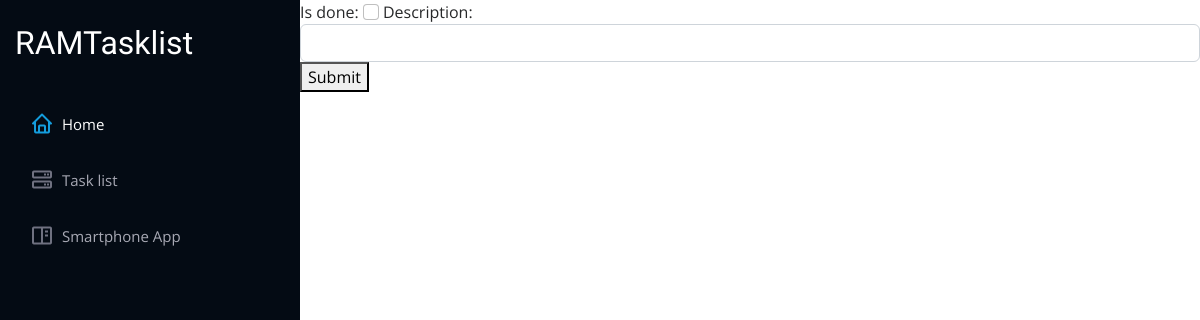
/tasklist, run on an earlier commit of the app's database.
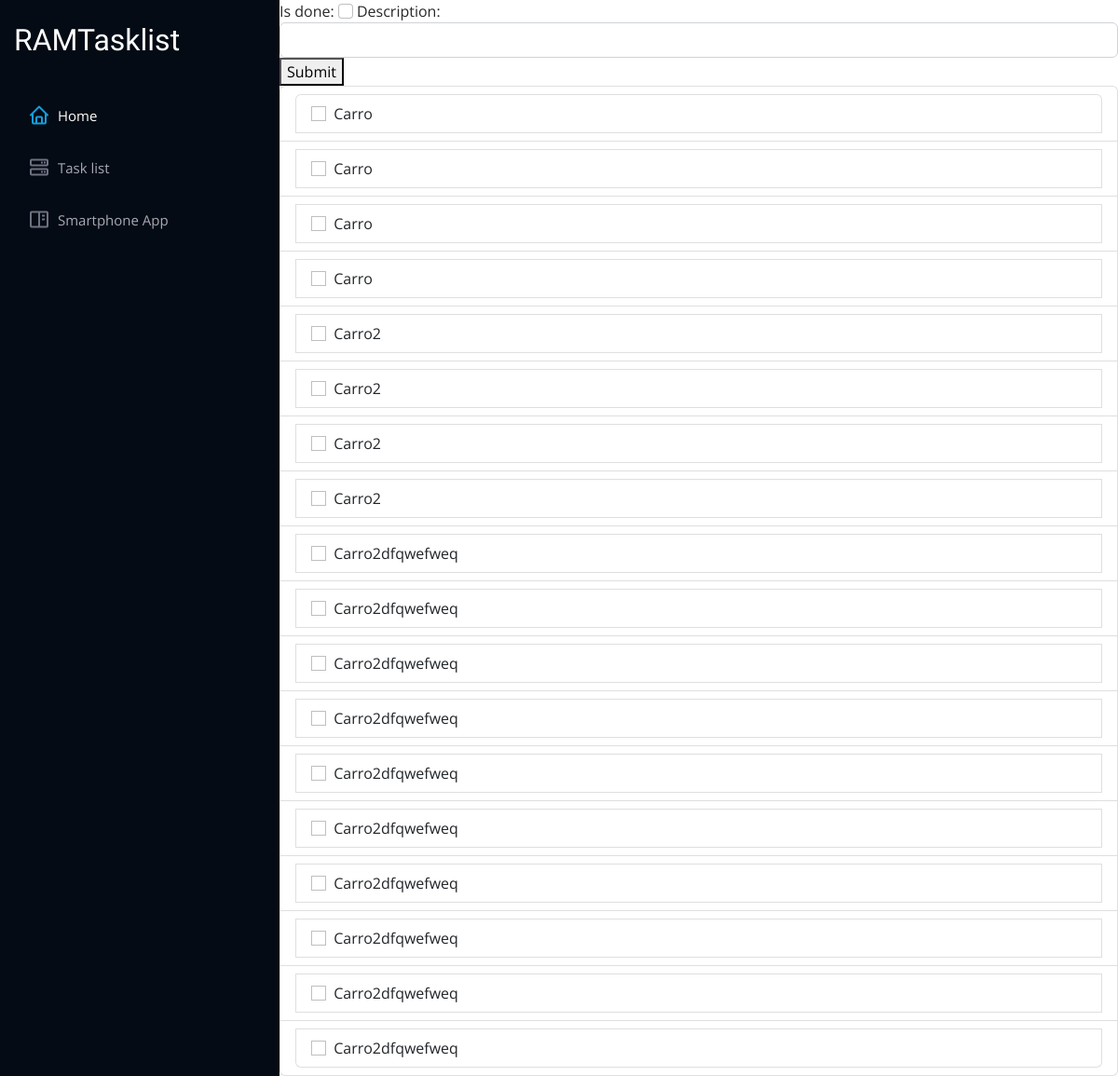
And on a later commit of the database.
### core/models.py (models this page shows)
class BaseModel(models.Model):
    created_at = models.DateTimeField(auto_now_add=True)
    updated_at = models.DateTimeField(auto_now=True)

class Tasklist(BaseModel):
    is_done = models.BooleanField(default=False)
    description = models.TextField(default='')
    @property
    def get_description(self) -> str:
        return self.description
    @property
    def get_done(self) -> bool:
        return 'checked' if self.is_done else ''

### core/views.py (the view)
# urls.py: path('tasklist', views.tasklist, name='tasklist'),
def tasklist(request):
    instance = Tasklist.objects.all()
    if request.method == 'POST':
        form = TasklistForm(request.POST)
        if form.is_valid():
            form.save()
    else:
        form = TasklistForm()
    print(instance)
    context = {
        'form':form,
        'tasks': instance
    }
    return render(request, 'tasklist.html', context)

### core/forms.py
class TasklistForm(ModelForm):
    class Meta:
        model = Tasklist
        fields = ['is_done', 'description']
        widgets = {
            'is_done': CheckboxInput(
                attrs={'class': 'form-check-input'}
            ),
            'description': TextInput(
                attrs={'class':'form-control'}
                )
        }

### core/templates/tasklist.html (shortened to what this page needs)
{% extends 'base.html' %}
{% block content %}
<main id="main">
	<form action="{% url 'tasklist' %}" method="post">
		{{ form }}
		<button type="submit">Submit</button>
	</form>
	<ul class="list-group">
	{% for t in tasks %}
		<li class="list-group-item">
			<label class="list-group-item">
				<input class="form-check-input me-1" type="checkbok" value="" aria-label="..." {{ t.get_done }}>
				{{ t.get_description }}</input>
			</label>
		</li>
	{% endfor %}
	</ul>
</main>
{% endblock %}

### core/templates/base.html (shortened to what this page needs)
{% load static %}
<!DOCTYPE html>
<html lang="en">
  <head>
    <link href="https://cdn.jsdelivr.net/npm/bootstrap@5.0.2/dist/css/bootstrap.min.css" rel="stylesheet">
  <link href="{% static 'assets/vendor/aos/aos.css' %}" rel="stylesheet">
  <link href="{% static 'assets/vendor/bootstrap/css/bootstrap.min.css' %}" rel="stylesheet">
  <link href="{% static 'assets/vendor/bootstrap-icons/bootstrap-icons.css' %}" rel="stylesheet">
  <link href="{% static 'assets/vendor/boxicons/css/boxicons.min.css' %}" rel="stylesheet">
  <link href="{% static 'assets/vendor/glightbox/css/glightbox.min.css' %}" rel="stylesheet">
  <link href="{% static 'assets/vendor/swiper/swiper-bundle.min.css' %}" rel="stylesheet">
  <link href="{% static 'assets/css/style.css' %}" rel="stylesheet">
  </head>
  <body>
  <header id="header">
    <div class="d-flex flex-column">
      <h2 class="mt-4 text-white">RAMTasklist</h2>
      <nav id="navbar" class="nav-menu navbar">
        <ul>
          <li><a href="{% url 'index' %}" class="nav-link scrollto active"><i class="bx bx-home"></i> <span>Home</span></a></li>
          <li><a href="{% url 'tasklist' %}" class="nav-link scrollto"><i class="bx bx-server"></i> <span>Task list</span></a></li>
          <li><a href="{% url 'app_download' %}" class="nav-link scrollto"><i class="bx bx-book-content"></i> <span>Smartphone App</span></a></li>
        </ul>
      </nav>
    </div>
  </header>
    {% block content %}
    {% endblock %}
  </body>
</html>

### core/static/assets/css/style.css (style rules this page uses)
body { font-family: "Open Sans", sans-serif; color: #272829; }
a { color: #149ddd; text-decoration: none; }
h1, h2, h3, h4, h5, h6 { font-family: "Raleway", sans-serif; }
#header { position: fixed; top: 0; left: 0; bottom: 0; width: 300px; transition: all ease-in-out 0.5s; z-index: 9997; transition: all 0.5s; padding: 0 15px; background: #040b14; overflow-y: auto; }
#main { margin-left: 300px; }
.nav-menu { padding: 30px 0 0 0; }
.nav-menu * { margin: 0; padding: 0; list-style: none; }
.nav-menu>ul>li { position: relative; white-space: nowrap; }
.nav-menu a, .nav-menu a:focus { display: flex; align-items: center; color: #a8a9b4; padding: 12px 15px; margin-bottom: 8px; transition: 0.3s; font-size: 15px; }
.nav-menu a i, .nav-menu a:focus i { font-size: 24px; padding-right: 8px; color: #6f7180; }
.nav-menu a:hover, .nav-menu .active, .nav-menu .active:focus, .nav-menu li:hover>a { text-decoration: none; color: #fff; }
.nav-menu a:hover i, .nav-menu .active i, .nav-menu .active:focus i, .nav-menu li:hover>a i { color: #149ddd; }

What changed in the data, as far as the page shows it:
added Tasklist: get_description "Carro"
added Tasklist: get_description "Carro"
added Tasklist: get_description "Carro"
added Tasklist: get_description "Carro"
added Tasklist: get_description "Carro2"
added Tasklist: get_description "Carro2"
added Tasklist: get_description "Carro2"
added Tasklist: get_description "Carro2"
added Tasklist: get_description "Carro2dfqwefweq"
added Tasklist: get_description "Carro2dfqwefweq"
added Tasklist: get_description "Carro2dfqwefweq"
added Tasklist: get_description "Carro2dfqwefweq"
added Tasklist: get_description "Carro2dfqwefweq"
added Tasklist: get_description "Carro2dfqwefweq"
added Tasklist: get_description "Carro2dfqwefweq"
added Tasklist: get_description "Carro2dfqwefweq"
added Tasklist: get_description "Carro2dfqwefweq"
added Tasklist: get_description "Carro2dfqwefweq"
